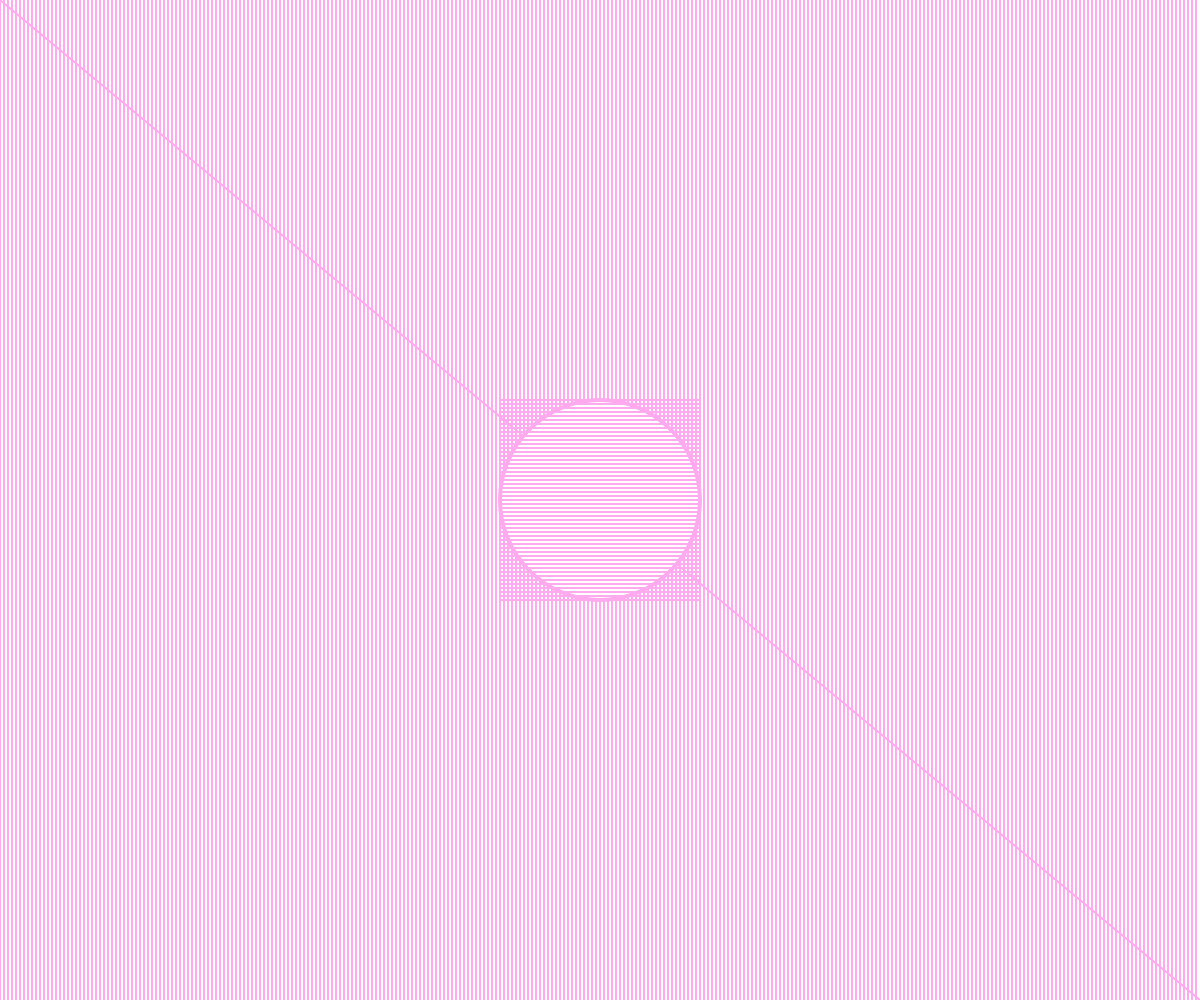
Frame 1 (no input)
Frame 60 (no input): identical to frame 1, image omitted
Frame 120 (the mouse pressed at the canvas centre since frame 60): identical to frame 1, image omitted

The p5.js sketch that drew this single still picture (run headless with seeded random() and noise() and a simulated clock; from frame 60 on, the mouse is pressed at the canvas centre):

// p5.js sketch
// ── sketch.js
function setup() {
  createCanvas(windowWidth, windowHeight);
}

function draw() {
  x = 0;
  y = windowHeight/2 - 100;
  background(300);
  strokeWeight(2);
  stroke('#fae');
  while(x < windowWidth) {
    line(x, 0, x, windowWidth);
    x = x + 4;
  }
  line(0, 0, windowWidth, windowHeight);
  fill(300);
  strokeWeight(4);
  circle(windowWidth/2, windowHeight/2, 200);
  strokeWeight(2);
  while(y <= windowHeight/2 + 100) {
    line(windowWidth/2 - 100, y, windowWidth/2 + 100, y);
    y = y + 4;
  }
}
